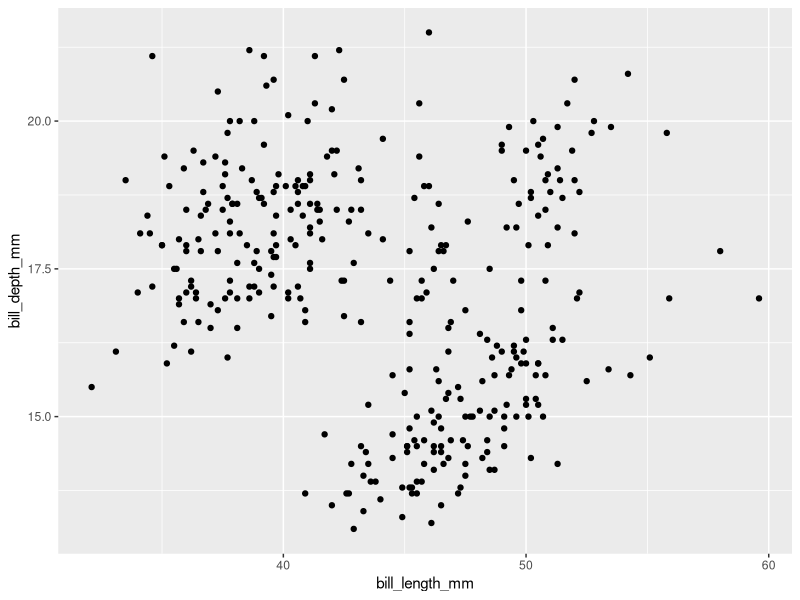
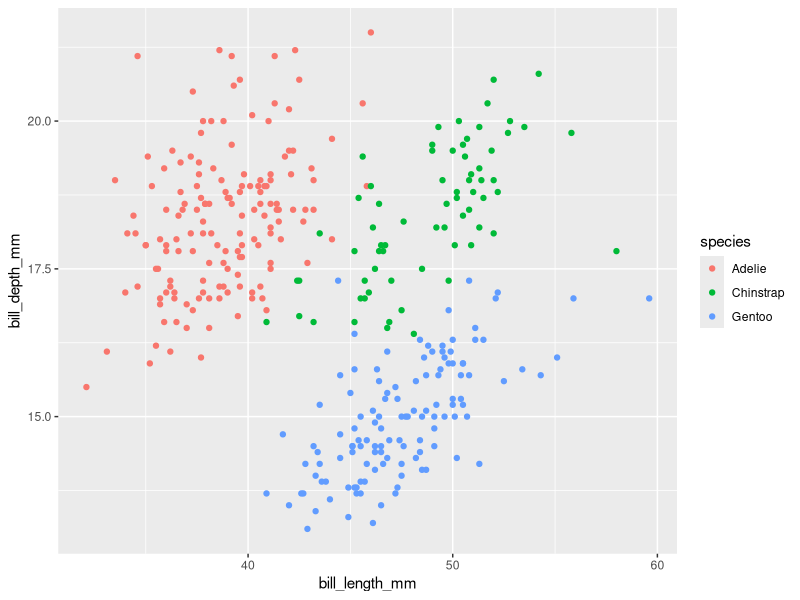
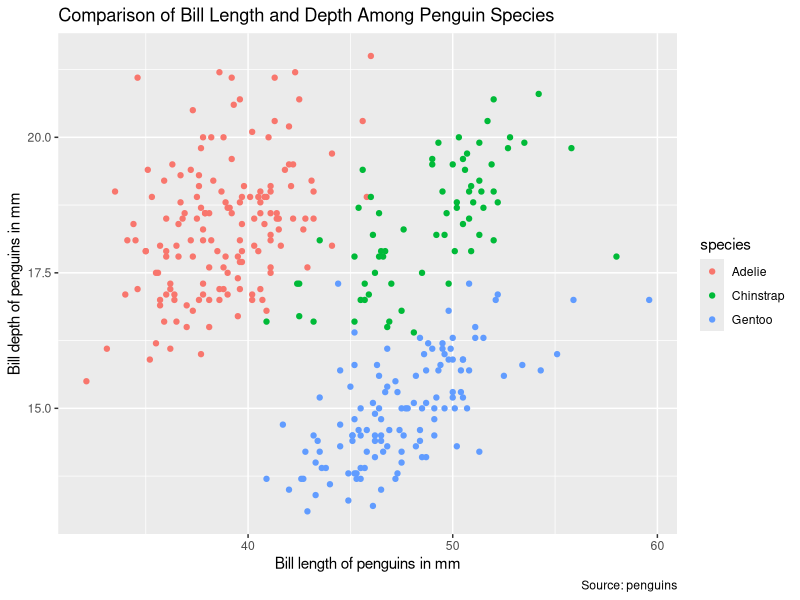
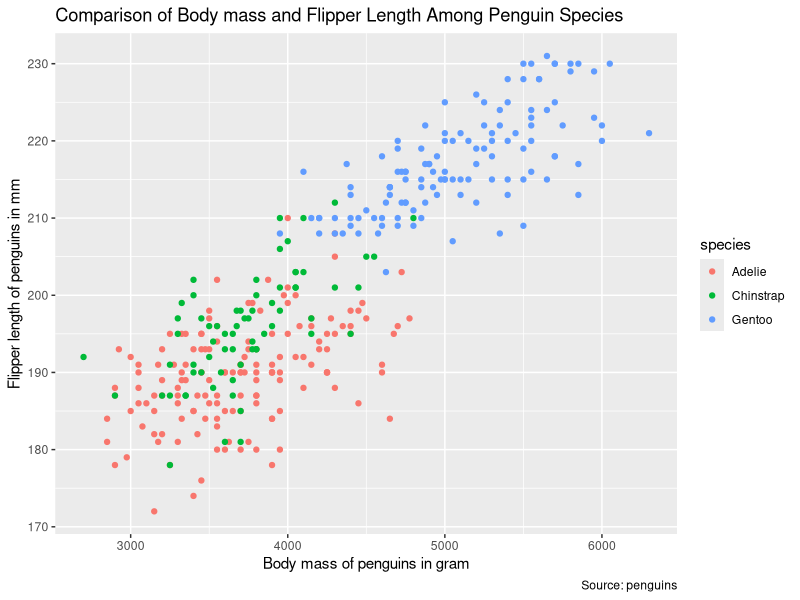

These figures' R source, in order:
## ---- chunk 1
knitr::opts_chunk$set(echo = TRUE)
# Load required libraries
library(tidyverse)
library(palmerpenguins)
library(ggplot2)
## ---- chunk 2
str(penguins)
## ---- chunk 3
str(penguins_raw)
## ---- chunk 4
names(penguins)
## ---- chunk 5
ggplot(data = penguins, mapping = aes(x=bill_length_mm, y=bill_depth_mm)) + geom_point()
## ---- chunk 6
ggplot(data = penguins, mapping = aes(x=bill_length_mm, y=bill_depth_mm, colour = species)) + geom_point()
## ---- chunk 7
ggplot(data = penguins, mapping = aes(x=bill_length_mm, y=bill_depth_mm, colour = species)) + geom_point() + 
labs(y = "Bill depth of penguins in mm",
     x = "Bill length of penguins in mm",
     title = "Comparison of Bill Length and Depth Among Penguin Species",
     caption = "Source: penguins")
## ---- chunk 8
ggplot(data = penguins, mapping = aes(x=body_mass_g, y=flipper_length_mm, colour = species)) + geom_point() + 
labs(x = "Body mass of penguins in gram",
     y = "Flipper length of penguins in mm",
     title = "Comparison of Body mass and Flipper Length Among Penguin Species",
     caption = "Source: penguins")
